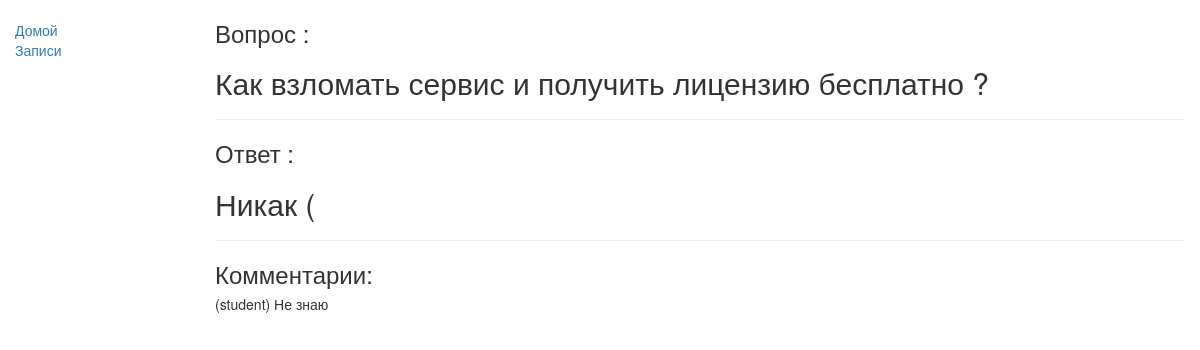
Page /catalog/guide/5 on the committed database.
### catalog/models.py (models this page shows, shortened)
class Questions(models.Model):
    questions_text=models.TextField(max_length=1000,db_index=True)
    user=models.ForeignKey(User, on_delete=models.CASCADE,null=True)
    answer=models.OneToOneField('Answer',on_delete=models.PROTECT,null=True,blank=True)
    category=models.ForeignKey('Category',on_delete=models.PROTECT,null=True)
    class Meta:
        ordering = ['user']
    def __str__(self):
        return self.questions_text

class Answer(models.Model):
    answer_text=models.TextField(max_length=1000,db_index=True)
    user=models.ForeignKey(User, on_delete=models.CASCADE,null=True)
    def __str__(self):
        return self.answer_text

class Comment(models.Model):
    сomment_text=models.TextField(max_length=200,db_index=True,null=True)
    user=models.ForeignKey(User, on_delete=models.CASCADE,null=True)
    questions=models.ForeignKey('Questions',on_delete=models.PROTECT,null=True)
    def __str__(self):
        return self.сomment_text

### catalog/views.py (the view, shortened to what this page needs)
# urls.py: url(r'^guide/(?P<pk>\d+)$', views.QuestionsDetailView.as_view(), name='guide-detail'),
class QuestionsDetailView(generic.DetailView):
    model = Questions
    def get_context_data(self, **kwargs):
        context = super().get_context_data(**kwargs)
        context['comment_data'] = Comment.objects.filter(questions=self.object)
        print(context)
        return context

### catalog/templates/catalog/questions_detail.html
{% extends "base_generic.html" %}
{% block content %}
  <h3>Вопрос :</h3>
  <h2>{{ object.questions_text }}</h2>
  <hr>
  <h3>Ответ :</h3>
  {% if object.answer is None %}
    <h2>Ответа нет ¯\_(ツ)_/¯</h2>
  {% else %}
    <h2>{{object.answer}}</h2>
  {% endif %}
  <hr>
  <h3>Комментарии:</h3>
  {% for comment in  comment_data %}
  <h5>({{comment.user}})    {{comment}}</h5>
  {% endfor %}
{% endblock %}

### rows in the picture
Questions: questions_text "Как взломать сервис и получить лицензию бесплатно ?", answer "Никак ("
Comment: user "student", сomment_text "Не знаю"
